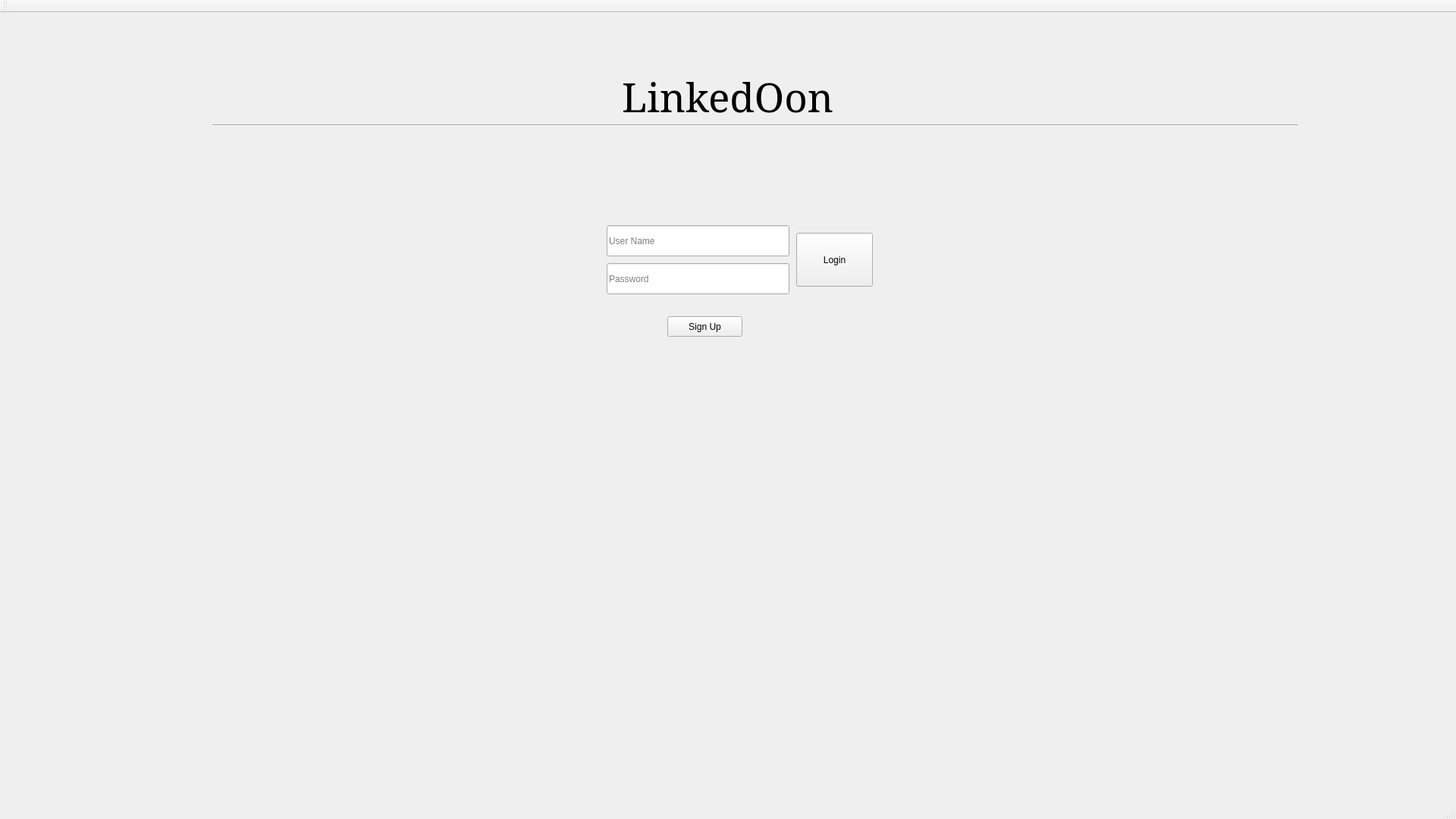
<?xml version="1.0" encoding="UTF-8"?>
<ui version="4.0">
 <class>LoginWindow</class>
 <widget class="QMainWindow" name="LoginWindow">
  <property name="geometry">
   <rect>
    <x>0</x>
    <y>0</y>
    <width>1920</width>
    <height>1080</height>
   </rect>
  </property>
  <property name="windowTitle">
   <string>LinkedOon</string>
  </property>
  <widget class="QWidget" name="centralWidget">
   <widget class="QLineEdit" name="usernametxt">
    <property name="geometry">
     <rect>
      <x>800</x>
      <y>280</y>
      <width>241</width>
      <height>41</height>
     </rect>
    </property>
    <property name="placeholderText">
     <string>User Name</string>
    </property>
   </widget>
   <widget class="QLineEdit" name="passwordtxt">
    <property name="geometry">
     <rect>
      <x>800</x>
      <y>330</y>
      <width>241</width>
      <height>41</height>
     </rect>
    </property>
    <property name="echoMode">
     <enum>QLineEdit::Password</enum>
    </property>
    <property name="placeholderText">
     <string>Password</string>
    </property>
   </widget>
   <widget class="QPushButton" name="loginbutton">
    <property name="geometry">
     <rect>
      <x>1050</x>
      <y>290</y>
      <width>101</width>
      <height>71</height>
     </rect>
    </property>
    <property name="text">
     <string>Login</string>
    </property>
   </widget>
   <widget class="QPushButton" name="signupbutton">
    <property name="geometry">
     <rect>
      <x>880</x>
      <y>400</y>
      <width>99</width>
      <height>27</height>
     </rect>
    </property>
    <property name="text">
     <string>Sign Up</string>
    </property>
   </widget>
   <widget class="QLabel" name="loginlabel">
    <property name="geometry">
     <rect>
      <x>820</x>
      <y>460</y>
      <width>311</width>
      <height>31</height>
     </rect>
    </property>
    <property name="text">
     <string/>
    </property>
   </widget>
   <widget class="Line" name="line">
    <property name="geometry">
     <rect>
      <x>280</x>
      <y>140</y>
      <width>1431</width>
      <height>16</height>
     </rect>
    </property>
    <property name="orientation">
     <enum>Qt::Horizontal</enum>
    </property>
   </widget>
   <widget class="QLabel" name="label">
    <property name="geometry">
     <rect>
      <x>820</x>
      <y>80</y>
      <width>381</width>
      <height>61</height>
     </rect>
    </property>
    <property name="font">
     <font>
      <family>NanumMyeongjo</family>
      <pointsize>40</pointsize>
     </font>
    </property>
    <property name="text">
     <string>LinkedOon</string>
    </property>
   </widget>
  </widget>
  <widget class="QMenuBar" name="menuBar">
   <property name="geometry">
    <rect>
     <x>0</x>
     <y>0</y>
     <width>1920</width>
     <height>25</height>
    </rect>
   </property>
  </widget>
  <widget class="QToolBar" name="mainToolBar">
   <attribute name="toolBarArea">
    <enum>TopToolBarArea</enum>
   </attribute>
   <attribute name="toolBarBreak">
    <bool>false</bool>
   </attribute>
  </widget>
  <widget class="QStatusBar" name="statusBar"/>
 </widget>
 <layoutdefault spacing="6" margin="11"/>
 <resources/>
 <connections/>
</ui>
